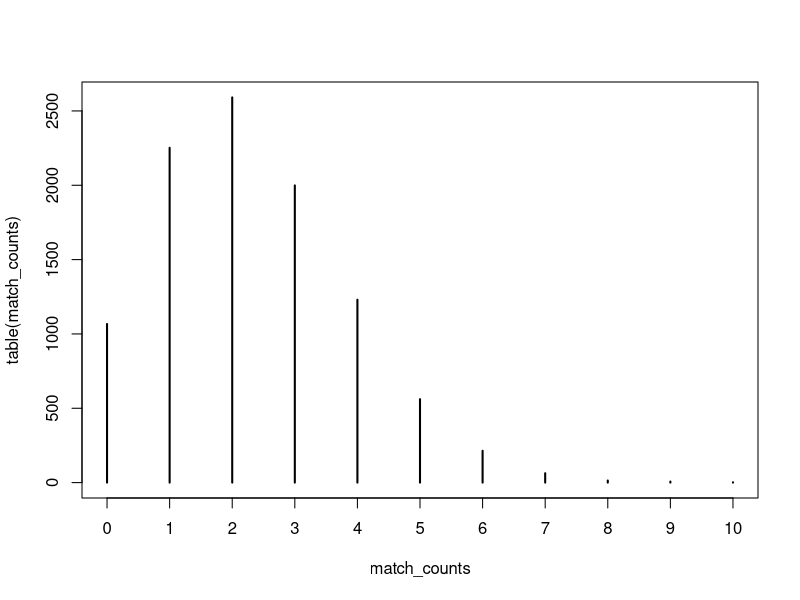

Generate this figure with R:
## ---- chunk 1
k <- 840 # Number of other people
n <- 10000 # Number of simulations to be run
match_counts <- rep(NA, n)
total_success <- 0 # Number of simulations with at least 1 other appearance of my birthday
for (i in 1:n) {
  me <- sample(1:365, size = 1) # My own random birthday
  others <- sample(1:365, size = k, replace = T) # Their random birthdays
  no_matches <- sum(others == me)
  match_counts[i] <- no_matches
  if (no_matches > 0) {
    total_success <- total_success + 1
  }
}

total_success/n
plot(table(match_counts))
## ---- chunk 2
20:1
## ---- chunk 3

paste("x", 1:20, sep = "")
## ---- chunk 4
c(rep(3, 20), rep(5, 10), rep(2, 30))
## ---- chunk 5
index <- seq(21, 50)
sum(2 * (index^3) + 3 * (index^2))
## ---- chunk 6
total <- 0
for (i in 21:50) {
  total <- total + 2 * (i^3) + 3 * (i^2)
}
total
## ---- chunk 7
n = 10000 # Number of simulations
total = 0 # Number of two-pair hands
for (i in 1:n) {
  dice <- sample(1:6, size = 5, replace = T)
  # Count how many of each value appear; if there are 2 2s, it's a success
  df <- as.vector(table(dice))
  if (length(which(df == 2)) == 2) {
    total <- total + 1
  }
}

total/n
